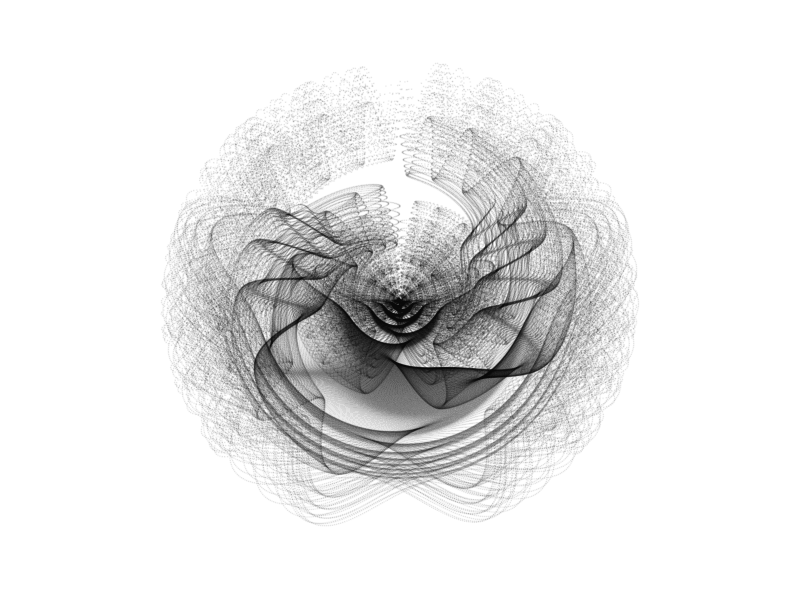

The R source for this figure: (Note: this script raises an error after producing the figure.)
library(magrittr)
library(ggplot2)

# Plot 1
seq(-3, 3, by = .01) %>%
  expand.grid(x = ., y = .) %>%
  ggplot(aes(x = (1 - x - sin(y^3)), 
             y = (1 + y - cos(x^3)))) +
  geom_point(alpha=.05, shape=19, size=0)+
  theme_void()+
  coord_polar()

# Plot 2
data <- 
  seq(from = -10, to = 10, by = 0.02) %>% 
  expand.grid(x = ., y = .)

ggplot(
  data,
  aes(
    x = (x + pi * sin(y)), 
    y = (y + pi * cos(x))
  )
) + 
  geom_point(
    inherit.aes = TRUE, 
    alpha = .08, 
    shape = 20, 
    size = 0, 
    color = factor(abs(dat$y))
  ) + 
  theme_void() +
  coord_polar()

# Plot 3
dat <- 
  seq(from = -10, to = 10, by = 0.01) %>% 
  expand.grid(x = ., y = .)

ggplot(
  dat,
  aes(
    x = (x + abs(pi * sin(y))), 
    y = (y + pi * sin(x))
  )
) + 
  geom_point(
    alpha = .08, 
    shape = 20, 
    size = 0, 
    color = factor(abs(dat$y))) + 
  theme_void()

# Plot 4 
dat <- 
  seq(from = -10, to = 10, by = 0.025) %>% 
  expand.grid(x = ., y = .)

ggplot(dat, 
       aes(x = (x + sinh(y)), 
           y = (y + cosh(x)))) + 
  geom_point(inherit.aes = TRUE, 
             alpha = .08, 
             shape = 20, 
             size = 0, 
             color = factor(abs(dat$y))) + 
  theme_void()
